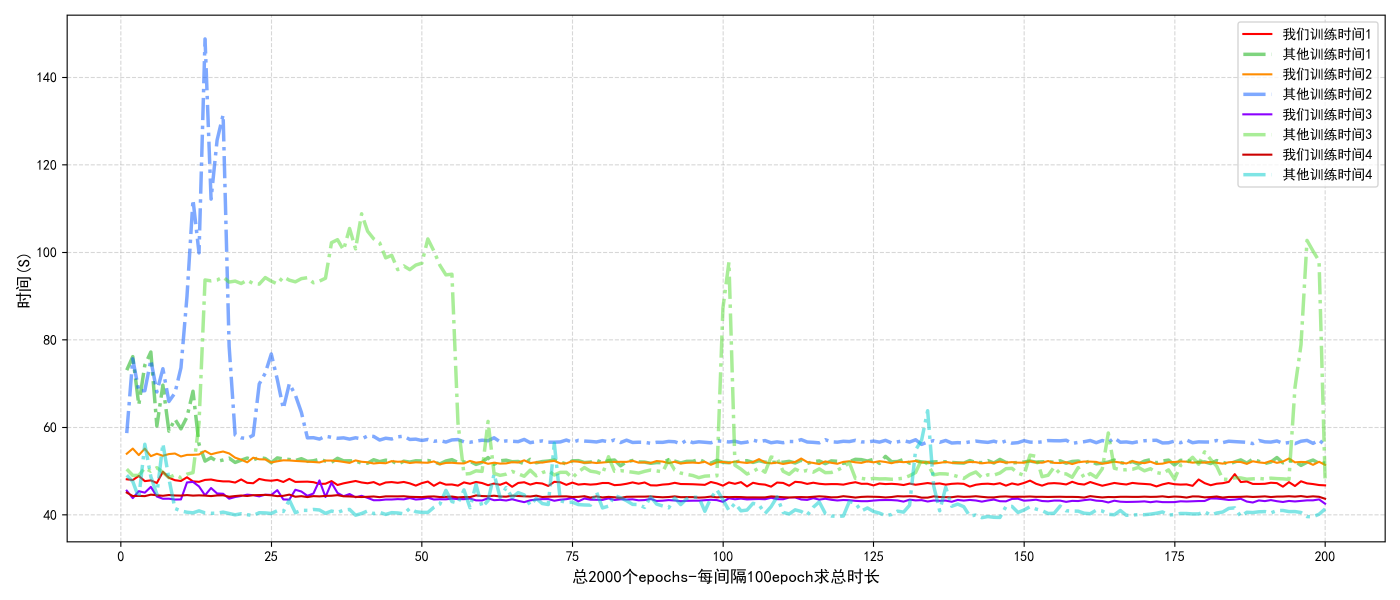
#> input picture hugg_face_extra_data/utils/Time/line_chart_smooth.png, 4200 x 1800 px, found by its file name (shown at 1/3 size)
$ python resize.py
#> lines starting #> are read from the running program, lines starting #| are printed output that depends on the picture
import shutil

from PIL import Image
import glob, os
import re

# def batch_resize(src_folder, dst_folder, size=(512,512)):
def batch_resize(fn, size=(240,150)):
#> called with fn = './line_chart_smooth.png', size = (240, 150)
    img = Image.open(fn).convert("RGB")
    img = img.resize(size, Image.LANCZOS)
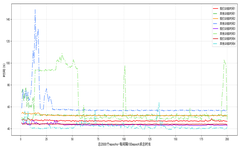
#> img: PIL image 240x150 RGB; mean R, G, B 247.9, 247.5, 247.4
    img.save('./resize.png')

src = './line_chart_smooth.png'


batch_resize(src)
